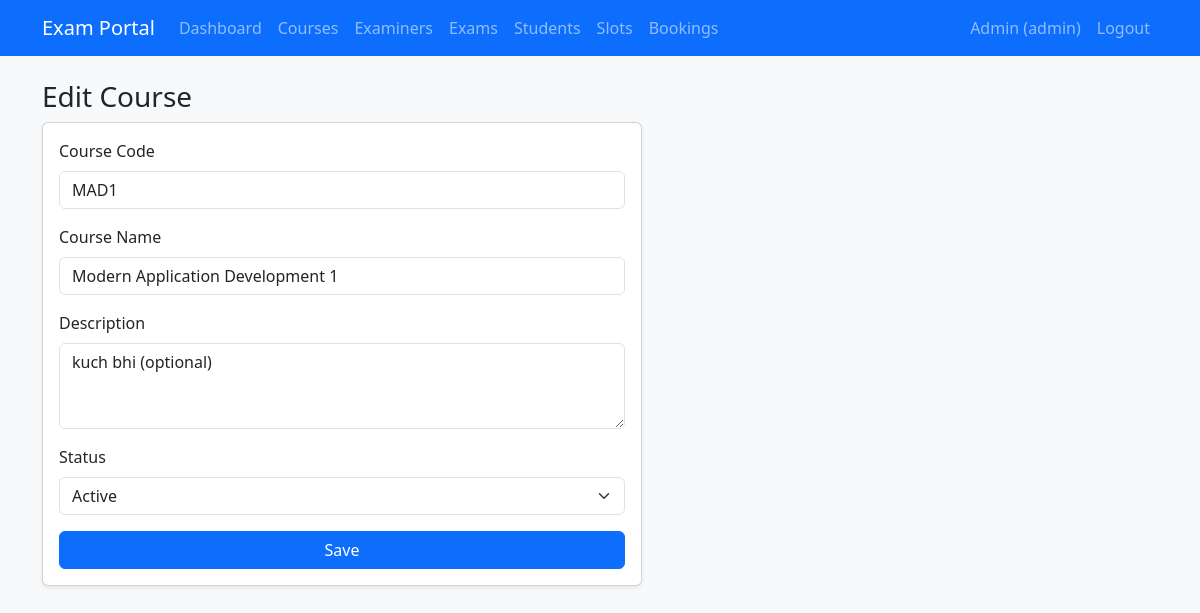
The page /admin/courses/1/edit (signed in) on the database its author committed.
### models.py (models this page shows)
class User(UserMixin, db.Model):
    id = db.Column(db.Integer, primary_key=True)
    name = db.Column(db.String(100), nullable=False)
    email = db.Column(db.String(120), unique=True, nullable=False)
    password = db.Column(db.String(200), nullable=False)
    role = db.Column(db.String(20), nullable=False)  # admin / examiner / student
    contact = db.Column(db.String(20))
    department = db.Column(db.String(100))           # examiner ke liye
    is_approved = db.Column(db.Boolean, default=False)  # examiner approval
    is_active_user = db.Column(db.Boolean, default=True)

class Course(db.Model):
    id = db.Column(db.Integer, primary_key=True)
    code = db.Column(db.String(20), unique=True, nullable=False)
    name = db.Column(db.String(100), nullable=False)
    description = db.Column(db.Text)
    status = db.Column(db.String(20), default='Active')

### app.py (the view, shortened to what this page needs)
@app.route('/admin/courses/<int:cid>/edit', methods=['GET', 'POST'])
@role_required('admin')
def edit_course(cid):
    course = db.get_or_404(Course, cid)
    return render_template('admin/course_form.html', course=course)

### app.py (called while the page is built)
@login_manager.user_loader
def load_user(user_id):
    return db.session.get(User, int(user_id))

def role_required(role):
    def decorator(f):
        @wraps(f)
        def wrapper(*args, **kwargs):
            if not current_user.is_authenticated:
                return redirect(url_for('login'))
            if current_user.role != role:
                flash('Access denied.', 'danger')
                return redirect(url_for('home'))
            return f(*args, **kwargs)
        return wrapper
    return decorator

### templates/admin/course_form.html (shortened to what this page needs)
{% extends 'base.html' %}
{% block content %}
<h3>{{ 'Edit' if course else 'Add' }} Course</h3>
<form method="POST" class="card card-body shadow-sm" style="max-width:600px">
  <div class="mb-3">
    <label class="form-label">Course Code</label>
    <input name="code" class="form-control" value="{{ course.code if course else '' }}" required>
  </div>
  <div class="mb-3">
    <label class="form-label">Course Name</label>
    <input name="name" class="form-control" value="{{ course.name if course else '' }}" required>
  </div>
  <div class="mb-3">
    <label class="form-label">Description</label>
    <textarea name="description" class="form-control" rows="3">{{ course.description if course else '' }}</textarea>
  </div>
  <div class="mb-3">
    <label class="form-label">Status</label>
    <select name="status" class="form-select">
      <option {{ 'selected' if course and course.status == 'Active' }}>Active</option>
    </select>
  </div>
  <button class="btn btn-primary">Save</button>
</form>
{% endblock %}

### templates/base.html (shortened to what this page needs)
<!DOCTYPE html>
<html lang="en">
<head>
  <link href="https://cdn.jsdelivr.net/npm/bootstrap@5.3.3/dist/css/bootstrap.min.css" rel="stylesheet">
</head>
<body class="bg-light">
  <nav class="navbar navbar-expand navbar-dark bg-primary mb-4">
    <div class="container">
      <a class="navbar-brand" href="{{ url_for('home') }}">Exam Portal</a>
      {% if current_user.is_authenticated and current_user.role == 'admin' %}
      <ul class="navbar-nav me-auto">
        <li class="nav-item"><a class="nav-link" href="{{ url_for('admin_dashboard') }}">Dashboard</a></li>
        <li class="nav-item"><a class="nav-link" href="{{ url_for('admin_courses') }}">Courses</a></li>
        <li class="nav-item"><a class="nav-link" href="{{ url_for('admin_examiners') }}">Examiners</a></li>
        <li class="nav-item"><a class="nav-link" href="{{ url_for('admin_exams') }}">Exams</a></li>
        <li class="nav-item"><a class="nav-link" href="{{ url_for('admin_students') }}">Students</a></li>
        <li class="nav-item"><a class="nav-link" href="{{ url_for('admin_slots') }}">Slots</a></li>
        <li class="nav-item"><a class="nav-link" href="{{ url_for('admin_bookings') }}">Bookings</a></li>
      </ul>
      {% endif %}
      <ul class="navbar-nav ms-auto">
        {% if current_user.is_authenticated %}
        <li class="nav-item"><span class="nav-link">{{ current_user.name }} ({{ current_user.role }})</span></li>
        <li class="nav-item"><a class="nav-link" href="{{ url_for('logout') }}">Logout</a></li>
        {% else %}
        <li class="nav-item"><a class="nav-link" href="{{ url_for('login') }}">Login</a></li>
        <li class="nav-item"><a class="nav-link" href="{{ url_for('register') }}">Register</a></li>
        {% endif %}
      </ul>
    </div>
  </nav>
  <div class="container">
    {% block content %}{% endblock %}
  </div>
</body>
</html>

### rows shown on the page
User: name "Admin", role "admin"
Course: code "MAD1", name "Modern Application Development 1", description "kuch bhi (optional)"

### other values the page prints
{{ 'Edit' if course else 'Add' }} "Edit"
